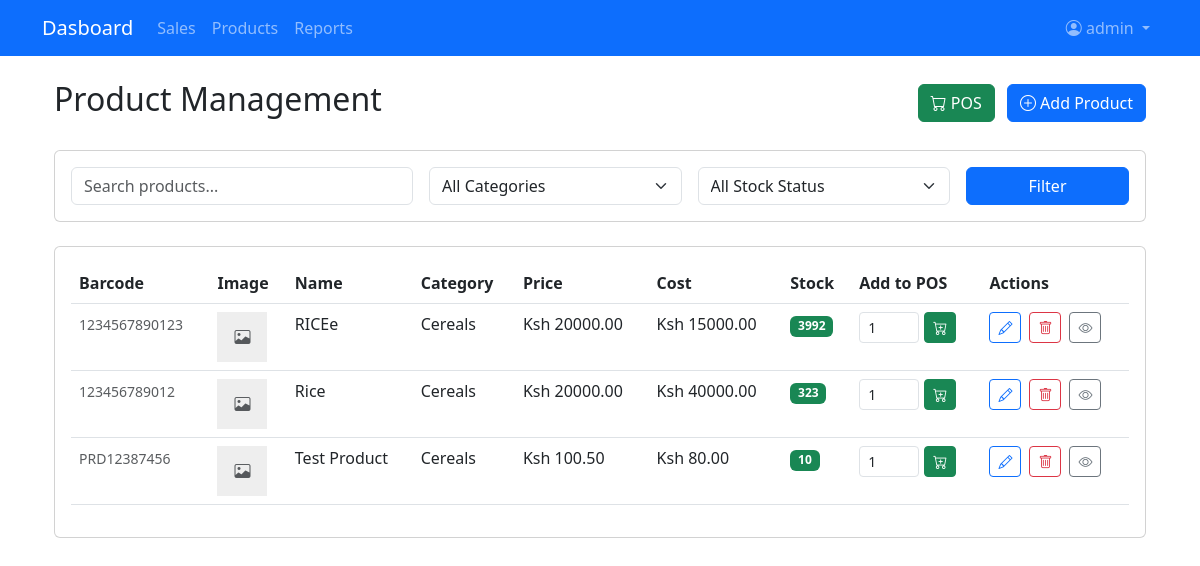
The page /products/ (signed in) on the database its author committed.
### main/models.py (models this page shows, shortened)
class Product(models.Model):
    barcode = models.CharField(max_length=100, unique=True, blank=True, null=True)
    name = models.CharField(max_length=200)
    category = models.ForeignKey(Category, on_delete=models.SET_NULL, null=True)
    price = models.DecimalField(max_digits=10, decimal_places=2, validators=[MinValueValidator(0)])
    cost = models.DecimalField(max_digits=10, decimal_places=2, validators=[MinValueValidator(0)], default=0)
    stock = models.PositiveIntegerField(default=0)
    image = models.ImageField(upload_to='products/', blank=True, null=True)
    barcode_image = models.ImageField(upload_to='barcodes/', blank=True, null=True)

class Category(models.Model):
    name = models.CharField(max_length=100)

### main/views.py (the view)
# urls.py: path('products/', views.product_list, name='product_list'),
@login_required
def product_list(request):
    query = request.GET.get('search', '')
    category_id = request.GET.get('category')
    stock_status = request.GET.get('stock_status')
    products = Product.objects.all()
    if query:
        products = products.filter(Q(name__icontains=query) | Q(barcode__icontains=query))
    if category_id:
        products = products.filter(category_id=category_id)
    if stock_status == 'low':
        products = products.filter(stock__lt=5, stock__gt=0)
    elif stock_status == 'out':
        products = products.filter(stock=0)
    elif stock_status == 'in':
        products = products.filter(stock__gte=5)
    paginator = Paginator(products, 25)
    page = request.GET.get('page')
    products = products.order_by('name')
    return render(request, 'pos/product_list.html', {
        'products': products,
        'categories': Category.objects.all()
    })

### main/templates/pos/product_list.html (shortened to what this page needs)
{% extends 'base.html' %}
{% load static %}
{% block content %}
<div class="container-fluid">
    <div class="d-flex justify-content-between align-items-center mb-4">
        <h2>Product Management</h2>
        <div>
            <a href="{% url 'pos' %}" class="btn btn-success me-2">
                <i class="bi bi-cart"></i> POS
            </a>
            <a href="{% url 'add_product' %}" class="btn btn-primary">
                <i class="bi bi-plus-circle"></i> Add Product
            </a>
        </div>
    </div>
    <div class="card mb-4">
        <div class="card-body">
            <form method="get" class="row g-3">
                <div class="col-md-4">
                    <input type="text" name="search" class="form-control" placeholder="Search products..."
                           value="{{ request.GET.search }}">
                </div>
                <div class="col-md-3">
                    <select name="category" class="form-select">
                        <option value="">All Categories</option>
                    </select>
                </div>
                <div class="col-md-3">
                    <select name="stock_status" class="form-select">
                        <option value="">All Stock Status</option>
                    </select>
                </div>
                <div class="col-md-2">
                    <button type="submit" class="btn btn-primary w-100">Filter</button>
                </div>
            </form>
        </div>
    </div>
    <div class="card">
        <div class="card-body">
            <div class="table-responsive">
                <table class="table table-hover">
                    <thead>
                        <tr>
                            <th>Barcode</th>
                            <th>Image</th>
                            <th>Name</th>
                            <th>Category</th>
                            <th>Price</th>
                            <th>Cost</th>
                            <th>Stock</th>
                            <th>Add to POS</th>
                            <th>Actions</th>
                        </tr>
                    </thead>
                    <tbody>
                        {% for product in products %}
                        <tr>
                            <td>
                                {% if product.barcode %}
                                <small class="text-muted">{{ product.barcode }}</small>
                                {% else %}
                                <span class="text-muted">No barcode</span>
                                {% endif %}
                            </td>
                            <td>
                                {% if product.image %}
                                <img src="{{ product.image.url }}" alt="{{ product.name }}" class="img-thumbnail" style="width: 50px; height: 50px; object-fit: cover;">
                                {% else %}
                                <div class="no-image" style="width: 50px; height: 50px; background: #eee; display: flex; align-items: center; justify-content: center;">
                                    <i class="bi bi-image text-muted"></i>
                                </div>
                                {% endif %}
                            </td>
                            <td>{{ product.name }}</td>
                            <td>{{ product.category.name|default:"-" }}</td>
                            <td>Ksh {{ product.price }}</td>
                            <td>Ksh {{ product.cost }}</td>
                            <td>
                                <span class="badge
                                    {% if product.stock == 0 %}bg-danger
                                    {% elif product.stock < 5 %}bg-warning text-dark
                                    {% else %}bg-success{% endif %}">
                                    {{ product.stock }}
                                </span>
                            </td>
                            <td>
                                <div class="d-flex align-items-center">
                                    <input type="number"
                                           class="form-control form-control-sm qty-input"
                                           value="1"
                                           min="1"
                                           max="{{ product.stock }}"
                                           style="width: 60px; margin-right: 5px;"
                                           id="qty-{{ product.id }}">
                                    <button class="btn btn-sm btn-success add-to-cart-btn"
                                            data-id="{{ product.id }}"
                                            data-name="{{ product.name }}"
                                            data-price="{{ product.price }}"
                                            data-barcode="{{ product.barcode }}"
                                            {% if product.stock == 0 %}disabled{% endif %}>
                                        <i class="bi bi-cart-plus"></i>
                                    </button>
                                </div>
                            </td>
                            <td>
                                <div class="d-flex gap-2">
                                    <a href="{% url 'edit_product' product.id %}" class="btn btn-sm btn-outline-primary">
                                        <i class="bi bi-pencil"></i>
                                    </a>
                                    <form method="post" action="{% url 'delete_product' product.id %}" class="delete-form">
                                        <button type="submit" class="btn btn-sm btn-outline-danger">
                                            <i class="bi bi-trash"></i>
                                        </button>
                                    </form>
                                    <a href="{% url 'product_detail' product.id %}" class="btn btn-sm btn-outline-secondary">
                                        <i class="bi bi-eye"></i>
                                    </a>
                                </div>
                            </td>
                        </tr>
                        {% empty %}
                        <tr>
                            <td colspan="9" class="text-center py-4">
                                No products found. <a href="{% url 'add_product' %}">Add your first product</a>
                            </td>
                        </tr>
                        {% endfor %}
                    </tbody>
                </table>
            </div>
        </div>
    </div>
</div>
{% endblock %}

### main/templates/base.html (shortened to what this page needs)
<!DOCTYPE html>
<html lang="en">
<head>
    <link href="https://cdn.jsdelivr.net/npm/bootstrap@5.3.0/dist/css/bootstrap.min.css" rel="stylesheet">
    <link rel="stylesheet" href="https://cdn.jsdelivr.net/npm/bootstrap-icons@1.10.0/font/bootstrap-icons.css">
</head>
<body>
    <nav class="navbar navbar-expand-lg navbar-dark bg-primary mb-4">
        <div class="container">
            <a class="navbar-brand" href="{% url 'dashboard' %}">Dasboard</a>
            <div class="collapse navbar-collapse" id="navbarNav">
                <ul class="navbar-nav me-auto">
                    {% if user.is_authenticated %}
                        <li class="nav-item">
                            <a class="nav-link" href="{% url 'pos' %}">Sales</a>
                        </li>
                        <li class="nav-item">
                            <a class="nav-link" href="{% url 'product_list' %}">Products</a>
                        </li>
                        <li class="nav-item">
                            <a class="nav-link" href="{% url 'sales_report' %}">Reports</a>
                        </li>
                    {% endif %}
                </ul>
                <ul class="navbar-nav">
                    {% if user.is_authenticated %}
                        <li class="nav-item dropdown">
                            <a class="nav-link dropdown-toggle" href="#" role="button" data-bs-toggle="dropdown">
                                <i class="bi bi-person-circle"></i> {{ user.username }}
                            </a>
                        </li>
                    {% endif %}
                </ul>
            </div>
        </div>
    </nav>
    <div class="container">
        {% block content %}{% endblock %}
    </div>
</body>
</html>

### rows shown on the page
Product: barcode "1234567890123", name "RICEe", category.name "Cereals", price "20000.00", cost "15000.00", stock "3992", stock "1"
Product: barcode "123456789012", name "Rice", category.name "Cereals", price "20000.00", cost "40000.00", stock "323", stock "1"
Product: barcode "PRD12387456", name "Test Product", category.name "Cereals", price "100.50", cost "80.00", stock "10", stock "1"

### other values the page prints
{{ user.username }} "admin"
